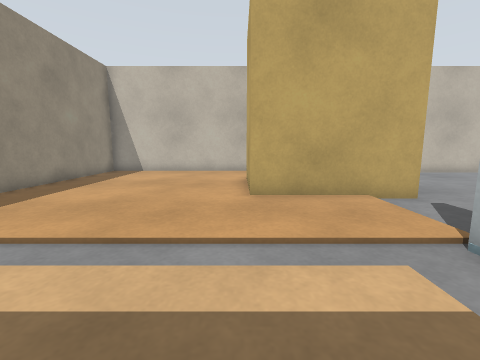
[1] (above)

22 first-person views from a walk through a robot-simulator world made for Gazebo. The camera is 0.72 m above the floor, tilts 8° down and sees 90° across. The floor is counted in squares, 0.5 m on a side. Each view is taken from the middle of a square. On the plan, view 1 faces up. The plan holds only what a view shows up to about 13 squares ahead; the rest is blank. The place goes on beyond the plan.

[2]
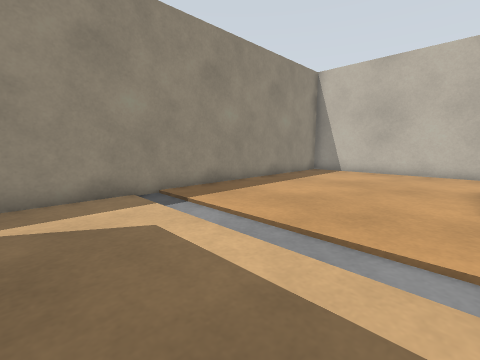

[3]
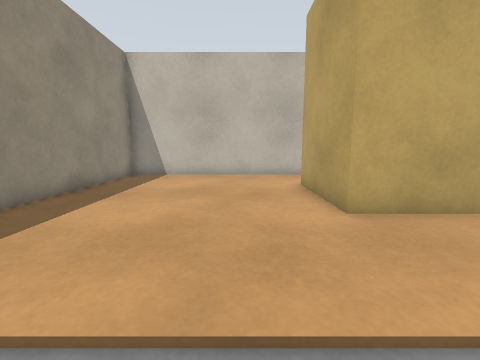

[4]
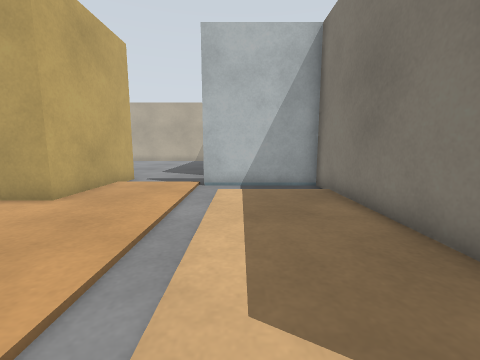

[5]
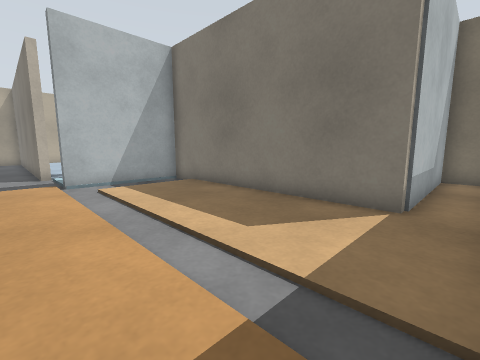

[6]
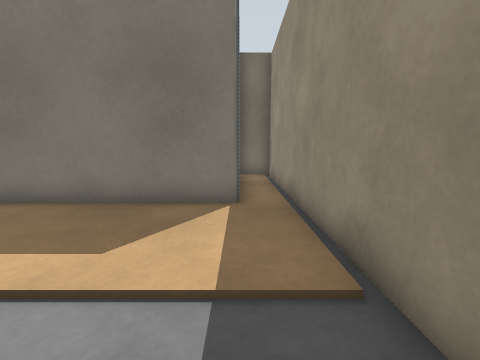

[7]
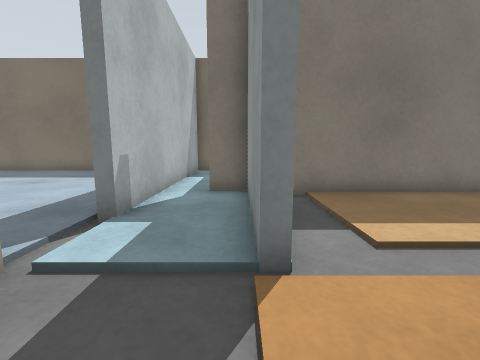

[8]
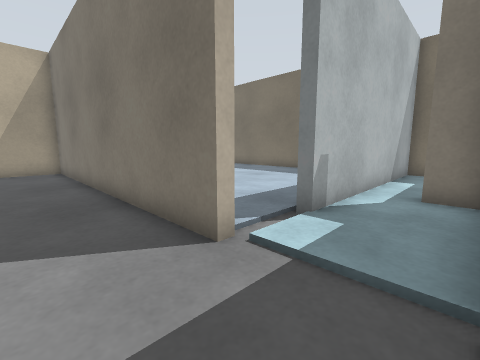

[9]
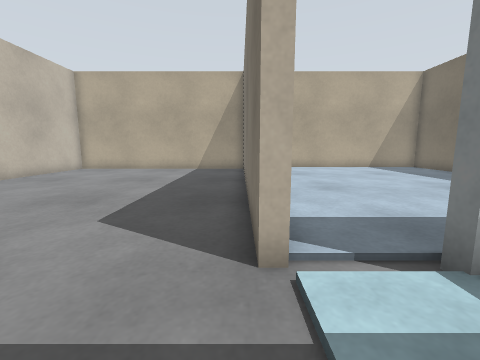

[10]
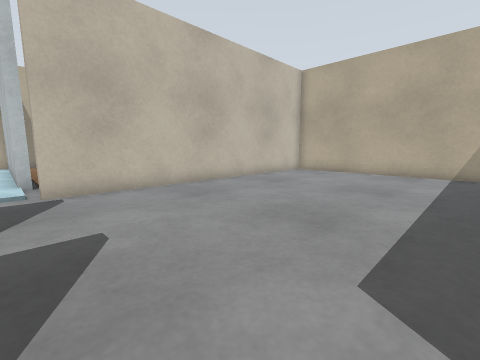

[11]
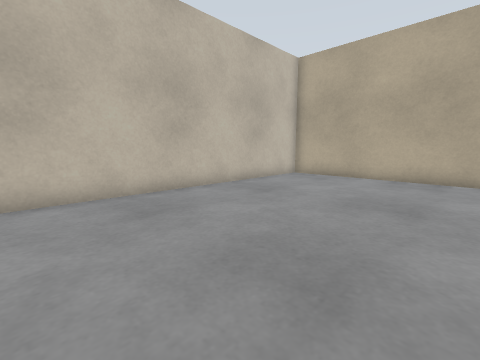

[12]
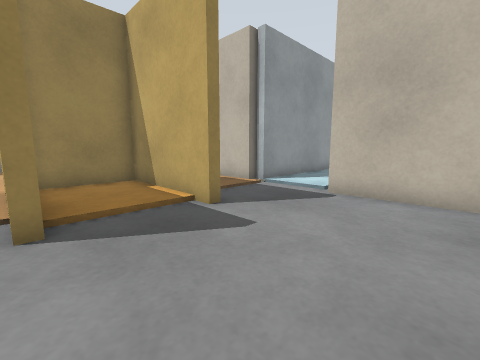

[13]
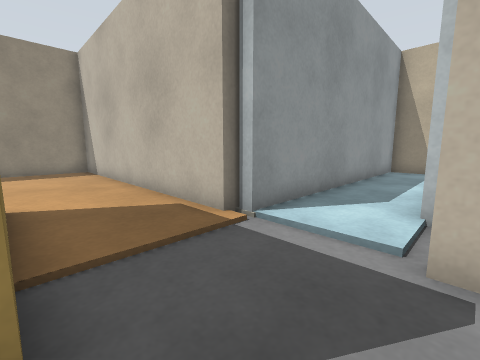

[14]
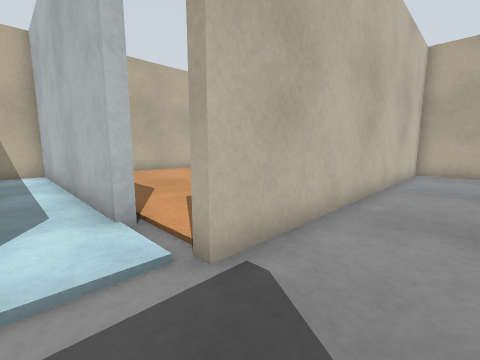

[15]
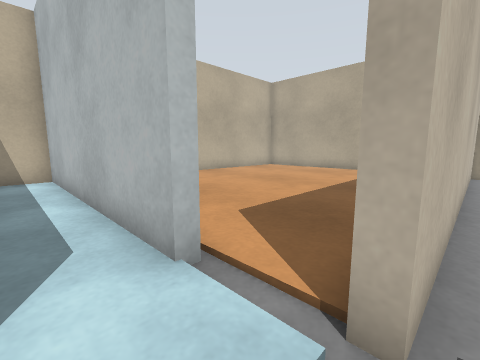

[16]
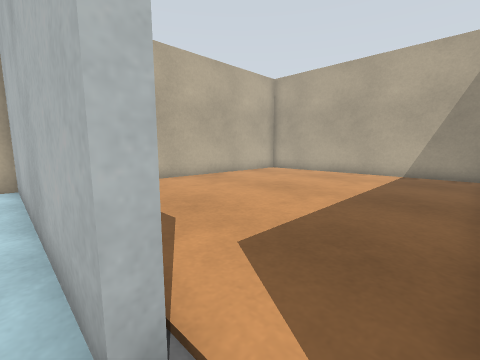

[17]
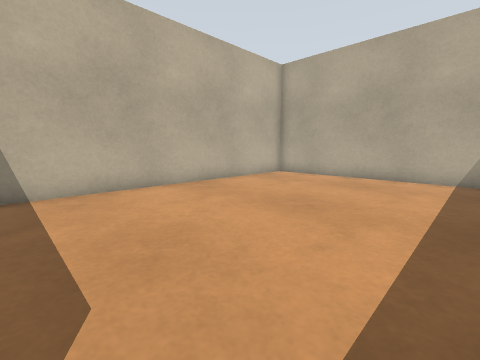

[18]
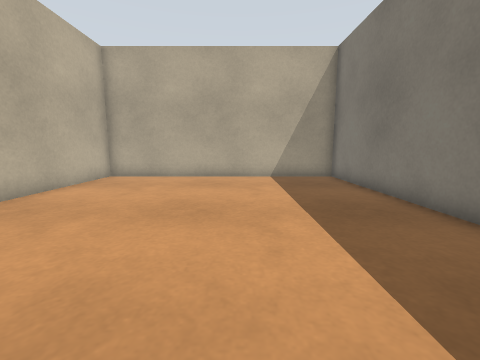

[19]
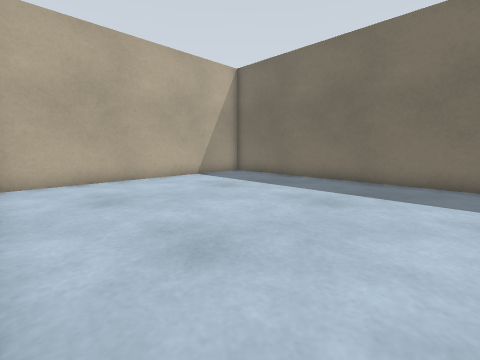

[20]
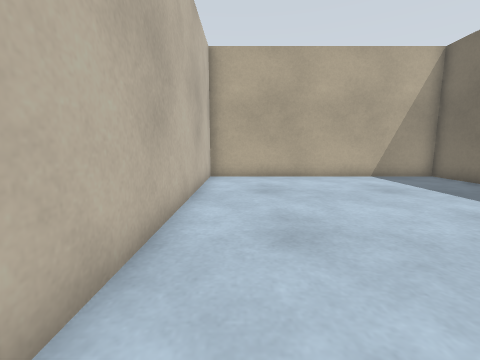

[21]
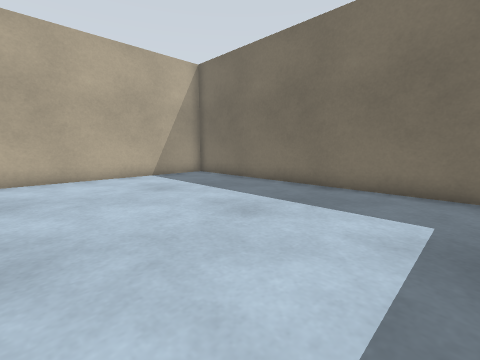

[22]
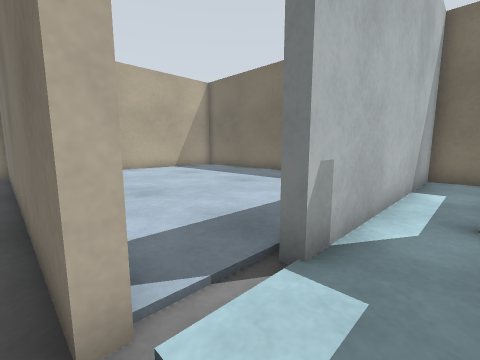

### Floor plan
Key: @ floor where view 1 was taken; # wall or solid block; . main floor; - floor 0.05 m lower than the main floor; O other object.
Columns run from 8 left of view 1 to 20 right of it. Each row starts with its distance up from view 1.
 26             #################
 25             #..#............#
 24             #..#............#
 23             #..#............#
 22             #..#............#
 21             #..#............#
 20             #..#............#
 19             #..#............#
 18             #..#............#
 17             #..#............#
 16             #...............#
 15            ##...............#
 14 O###########---##############
 13 O...........----------------#
 12 O...........----------------#
 11 O........#####--------------#
 10 O........#   ---------------#
  9 O........#   ---------------#
  8 O........#   ---------------#
  7 O........#####--------------#
  6 O...........----------------#
  5 O...........----------------#
  4 O...........---##############
  3 O-----------#...............#
  2 #..........-#...............#
  1 #..........-#..#............#
  0 #.......@..-#..#............#
 -1 #.###########..#............#
 -2 #.#          ..#............#
 -3 #.#          ..#............#
 -4 #.#          ..#............#
 -5 #.#          ..#............#
 -6 #.#          ..#............#
 -7 #.#          ..#............#
 -8 ###          ################

Where each view was taken, in squares from view 1:
view 1: 0 up, 0 right, facing up
view 2: 0 up, 0 right, facing up-left
view 3: 2 up, 2 left, facing up
view 4: 2 up, 6 left, facing right
view 5: 5 up, 7 left, facing down-right
view 6: 5 up, 6 left, facing down
view 7: 6 up, 4 right, facing down
view 8: 6 up, 4 right, facing down-right
view 9: 4 up, 4 right, facing right
view 10: 6 up, 6 right, facing up-right
view 11: 7 up, 8 right, facing up-right
view 12: 7 up, 10 right, facing up-left
view 13: 11 up, 7 right, facing up-left
view 14: 12 up, 5 right, facing up-right
view 15: 14 up, 5 right, facing up-right
view 16: 15 up, 6 right, facing up-right
view 17: 17 up, 8 right, facing up-right
view 18: 19 up, 8 right, facing right
view 19: 3 up, 9 right, facing down-right
view 20: 2 up, 8 right, facing right
view 21: 1 up, 8 right, facing down-right
view 22: 4 up, 5 right, facing down-right
